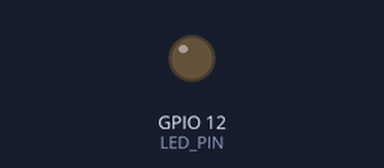
Simulated run of this program. Board: ESP32-C3. On the bench: output pins drawn as LEDs (lit = HIGH).

Above: at 1.3 s.
At 3.5 s:
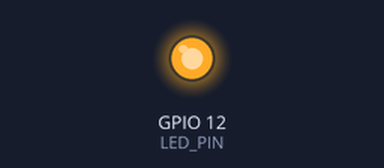
Timing chart, 0 to 8.8 s (numbered marks = the images above):
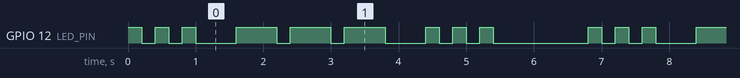

The program:

main.cpp
```cpp
#include <Arduino.h>

#define LED_PIN 12

// --- Aturan Waktu Sandi Morse (dalam milidetik) ---
// 1 Unit waktu = 200ms (Bisa diubah jika ingin lebih cepat/lambat)
const int dotDelay = 200;                  // Titik (.) = 1 Unit
const int dashDelay = dotDelay * 3;        // Garis (-) = 3 Unit
const int elementPause = dotDelay;         // Jeda antar simbol dalam 1 huruf = 1 Unit
const int letterPause = dotDelay * 3;      // Jeda antar huruf = 3 Unit
const int wordPause = dotDelay * 7;        // Jeda antar kata (atau pengulangan SOS) = 7 Unit

void setup() {
  pinMode(LED_PIN, OUTPUT);
}

// Fungsi pembantu untuk menyalakan LED sesuai durasi
void blinkLED(int duration) {
  digitalWrite(LED_PIN, HIGH);
  delay(duration);               // Tunggu sesuai durasi (titik atau garis)
  digitalWrite(LED_PIN, LOW);
  delay(elementPause);           // Jeda wajib setelah setiap simbol
}

void loop() {

  // Huruf S: Tiga Titik (...)
  blinkLED(dotDelay);
  blinkLED(dotDelay);
  blinkLED(dotDelay);

  // Jeda antar huruf (dikurangi elementPause karena sudah dipanggil di dalam blinkLED)
  delay(letterPause - elementPause);

  // Huruf O: Tiga Garis (---)
  blinkLED(dashDelay);
  blinkLED(dashDelay);
  blinkLED(dashDelay);

  // Jeda antar huruf
  delay(letterPause - elementPause);

  // Huruf S: Tiga Titik (...)
  blinkLED(dotDelay);
  blinkLED(dotDelay);
  blinkLED(dotDelay);

  // Jeda panjang sebelum mengulang dari awal
  delay(wordPause - elementPause);
}
```

Measured:
- by itself, GPIO 12 (LED_PIN): repeats every 6.8 s: 2 × (LOW 0.20 s, HIGH 0.20 s), LOW 0.60 s, 2 × (HIGH 0.60 s, LOW 0.20 s), HIGH 0.60 s, LOW 0.60 s, 2 × (HIGH 0.20 s, LOW 0.20 s), HIGH 0.20 s, LOW 1.4 s, HIGH 0.20 s
- by itself, everything shown: repeats every 6.8 s, in 18 steps
